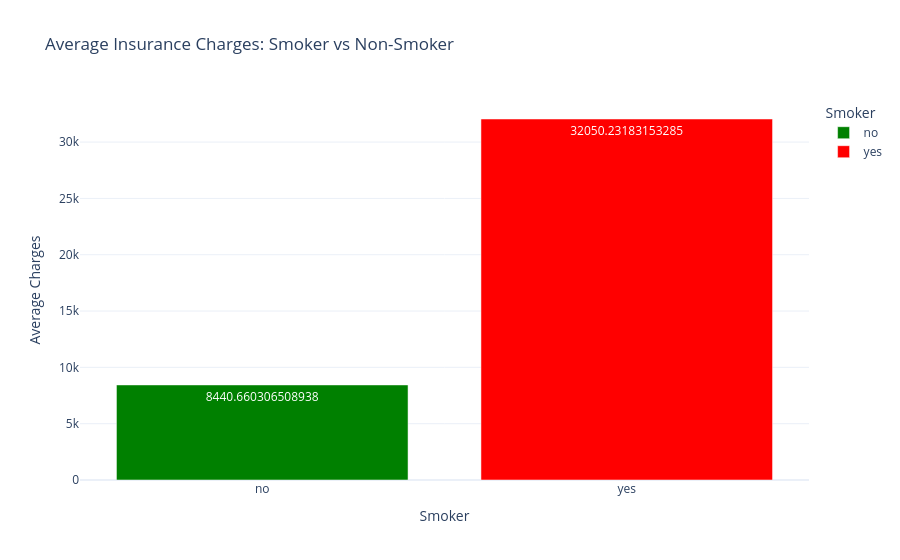

Notebook cell for this chart:
### Markdown cell above
*Smoking Status vs Insurance Charges*

### Code cell
fig = px.bar(smoker_avg, x='Smoker', y='Average Charges',
              title='Average Insurance Charges: Smoker vs Non-Smoker',
              text='Average Charges', color='Smoker',
              color_discrete_map={'yes': 'red', 'no': 'green'},
              template='plotly_white')
fig.show()

### Figure 1 — Plotly figure (JSON) as saved in the notebook; plotly's stock layout.template omitted (floating-point values rounded to 4 significant figures)
{"data": [{"hovertemplate": "Smoker=%{x}<br>Average Charges=%{text}<extra></extra>", "legendgroup": "no", "marker": {"color": "green", "pattern": {"shape": ""}}, "name": "no", "orientation": "v", "showlegend": true, "text": [8441.0], "textposition": "auto", "type": "bar", "x": ["no"], "xaxis": "x", "y": [8441.0], "yaxis": "y"}, {"hovertemplate": "Smoker=%{x}<br>Average Charges=%{text}<extra></extra>", "legendgroup": "yes", "marker": {"color": "red", "pattern": {"shape": ""}}, "name": "yes", "orientation": "v", "showlegend": true, "text": [32050.0], "textposition": "auto", "type": "bar", "x": ["yes"], "xaxis": "x", "y": [32050.0], "yaxis": "y"}], "layout": {"barmode": "relative", "legend": {"title": {"text": "Smoker"}, "tracegroupgap": 0}, "title": {"text": "Average Insurance Charges: Smoker vs Non-Smoker"}, "xaxis": {"anchor": "y", "categoryarray": ["no", "yes"], "categoryorder": "array", "domain": [0, 1], "title": {"text": "Smoker"}}, "yaxis": {"anchor": "x", "domain": [0, 1], "title": {"text": "Average Charges"}}}}
